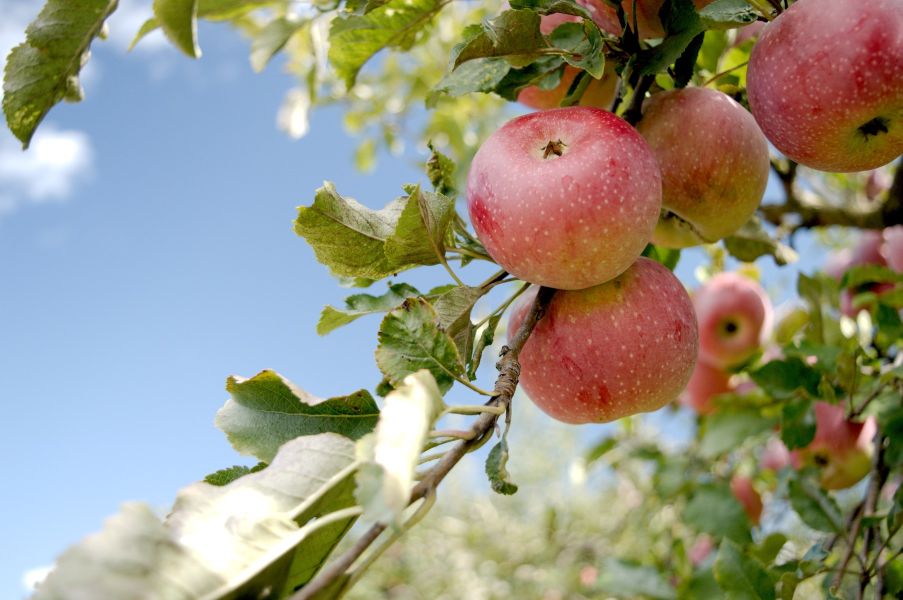
#> input picture 1/images/apples.jpg, 1805 x 1200 px, given in place of flamingo.jpg, which was not available (shown at 1/2 size); the run also reads 1 picture not shown here
$ python Assignment1.py
#> lines starting #> are read from the running program, lines starting #| are printed output that depends on the picture; pictures that were not available may be replaced by others from this repository, and a replacement may not be noted
import cv2
from PIL import Image
import matplotlib
matplotlib.use('TkAgg')
import matplotlib.pyplot as plot
import numpy as np

np.seterr(divide="ignore", invalid="ignore")

# Flamingo and Deer image in BGR formats
flamingo_img = cv2.imread('images/flamingo.jpg')
#> flamingo_img is the input picture: shape (1200, 1805, 3); mean B, G, R 129.8, 147.1, 149.9
deer_img = cv2.imread('images/deer.jpg')

# Flamingo and Deer image converted to RGB formats
flamingo_rgb = cv2.cvtColor(flamingo_img, cv2.COLOR_BGR2RGB)
deer_rgb = cv2.cvtColor(deer_img, cv2.COLOR_BGR2RGB)

# Beach and Diag2 image in BGR formats
beach_img = cv2.imread('images/beach.jpg')
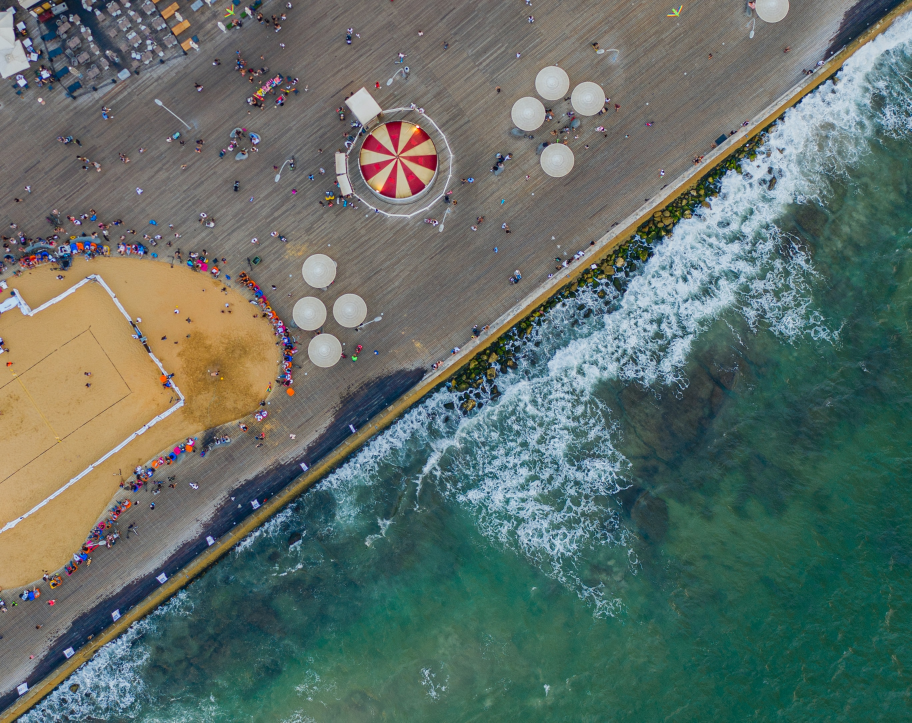
#> input picture 1/images/beach.jpg, 2734 x 2168 px (shown at 1/3 size)
#> beach_img is the input picture: shape (2168, 2734, 3); mean B, G, R 103.8, 110.9, 96.7

# Birdie image in BGR format
birdie_img = cv2.imread('images/birdie.jpg')
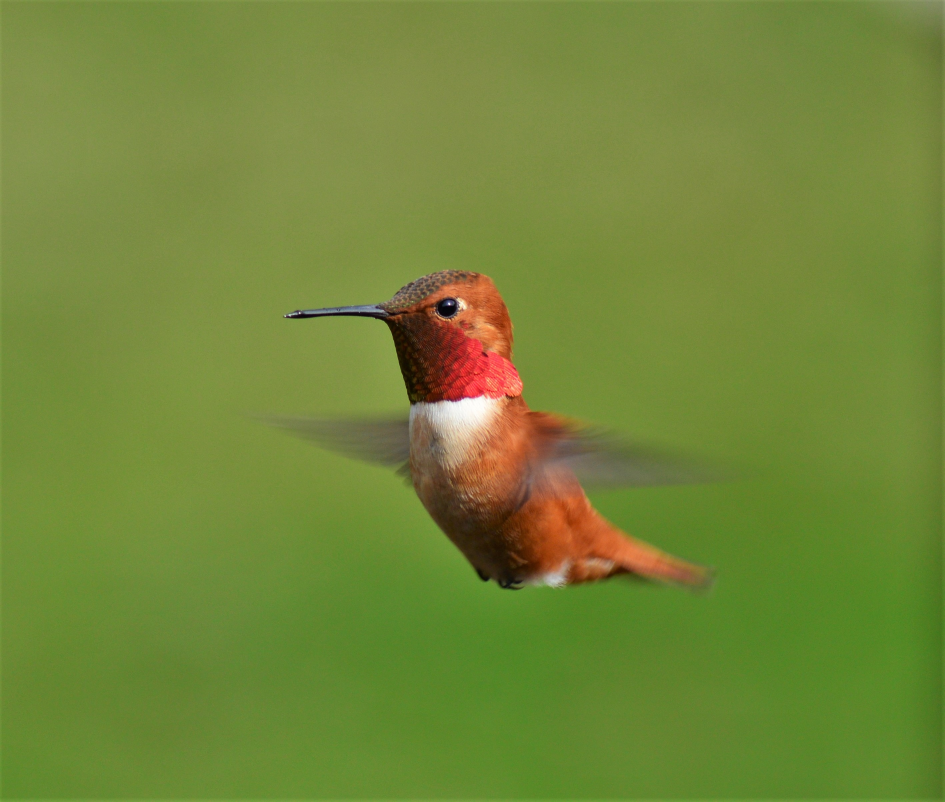
#> input picture 1/images/birdie.jpg, 2834 x 2406 px (shown at 1/3 size)
#> birdie_img is the input picture: shape (2406, 2834, 3); mean B, G, R 56.7, 135, 114.1

# Sheep image in BGR format
sheep_img = cv2.imread('images/sheep.jpg')
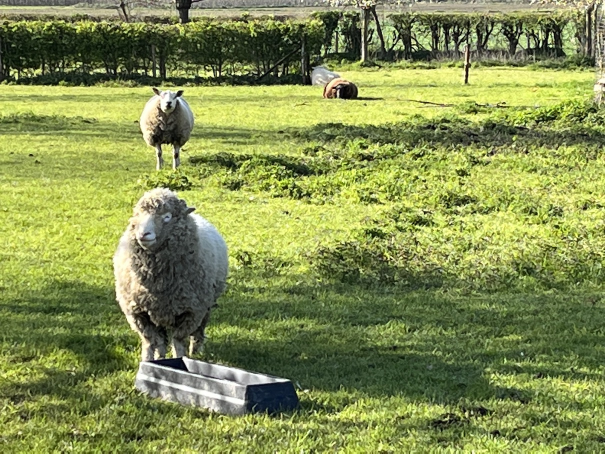
#> input picture 1/images/sheep.jpg, 1210 x 907 px (shown at 1/2 size)
#> sheep_img is the input picture: shape (907, 1210, 3); mean B, G, R 81.4, 143.2, 131.7

# Grid image in BGR format
palette_img = cv2.imread('images/palette.jpg')
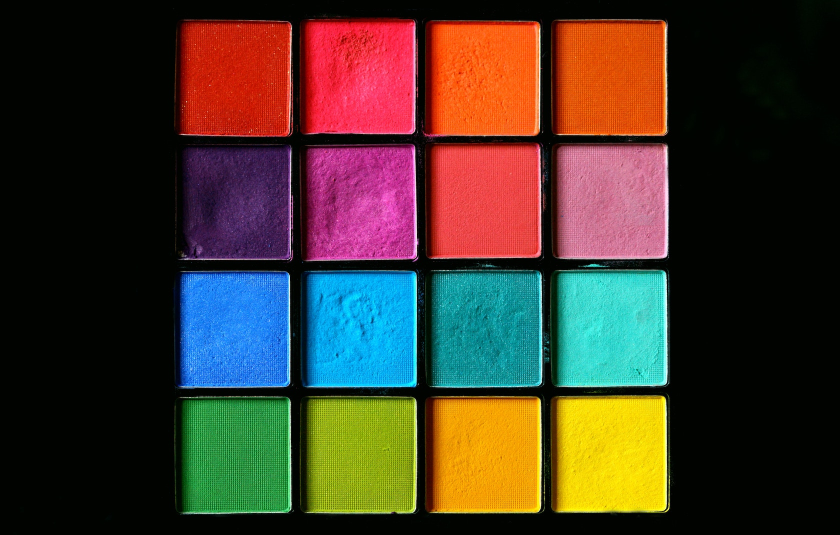
#> input picture 1/images/palette.jpg, 1680 x 1070 px (shown at 1/2 size)
#> palette_img is the input picture: shape (1070, 1680, 3); mean B, G, R 42.8, 55.5, 68.8

# This is my function to display images, where its first parameters can take in multiple images
# The second parameter is a default size of the frame of displayed images, which is changeable
# Then you can define the rows and columns for the subplots in the frame
# The titles parameter takes in multiple title names for the given images
# The mode parameter specifies whether you want it as an image, histogram or lineplot
# Lastly for the axis you can choose to have it on or off
def display_image(images, figsize=(20, 7), rows=None, cols=None, titles=None, mode='image', axis='off'):

    fig, axes = plot.subplots(rows, cols, figsize=figsize)
    if rows == 1 and cols == 1:
        axes = np.array([axes])
    axes = axes.flatten()

    for i, ax in enumerate(axes):
        if i < len(images):
            if mode == 'image':
                ax.imshow(images[i], cmap='gray')
            elif mode == 'histogram':
                ax.hist(images[i].ravel(), bins=256, color='gray')
            elif mode == 'lineplot':
                ax.plot(images[i])
            if titles is not None:
                ax.set_title(titles[i])
        if axis =='on':
            ax.axis('on')
        else:
            ax.axis('off')

    plot.show()

# THe parameters are each channel r,g,b and h,s,v extracted from both flamingo and deer images for display
def rgb_to_hsv(fr, fg, fb, fh, fs, fv, dr, dg, db, dh, ds, dv):

    # Here I create a plot of 2 rows and 6 cols to display all the 6 individual channels for the original images in RGB
    # and for the images converted to HSV
    channel_images = [fr, fg, fb, fh, fs, fv, dr, dg, db, dh, ds, dv]
    channel_images_titles = ['R channel', 'G channel', 'B channel', 'R channel', 'G channel', 'B channel', 'H channel', 'S channel', 'V channel', 'H channel', 'S channel', 'V channel']
    display_image(images=channel_images, rows=2, cols=6, titles=channel_images_titles)

    plot.show()

# This method does the histogram equalisation of the flamingo and deer images and displays them
def histogram_equalisation(fh, fs, fv, dh, ds, dv):

    # histogram equalization for for both images h,s,v component for flamingo
    fh_eq = cv2.equalizeHist(fh)
    fs_eq = cv2.equalizeHist(fs)
    fv_eq = cv2.equalizeHist(fv)

    # Here I merge the equalised channels back together
    fhsv_merge = cv2.merge((fh_eq, fs_eq, fv_eq))
    # I convert them back to RGB for display purposes
    fhsv_merge_eq = cv2.cvtColor(fhsv_merge, cv2.COLOR_HSV2RGB)
    # Here I merge the V equalised back witht he old H and S channel
    fhsv_merge_v = cv2.merge((fh, fs, fv_eq))
    # I convert them back to RGB for display purposes
    fhsv_merge_v_eq = cv2.cvtColor(fhsv_merge_v, cv2.COLOR_HSV2RGB)

    # histogram equalization for for both images h,s,v component for deer
    dh_eq = cv2.equalizeHist(dh)
    ds_eq = cv2.equalizeHist(ds)
    dv_eq = cv2.equalizeHist(dv)
    # Here I merge the equalised channels back together
    dhsv_merge = cv2.merge((dh_eq, ds_eq, dv_eq))
    # I convert them back to RGB for display purposes
    dhsv_merge_eq = cv2.cvtColor(dhsv_merge, cv2.COLOR_HSV2RGB)
    # Here I merge the V equalised back witht he old H and S channel
    dhsv_merge_v = cv2.merge((dh, ds, dv_eq))
    # I convert them back to RGB for display purposes
    dhsv_merge_v_eq = cv2.cvtColor(dhsv_merge_v, cv2.COLOR_HSV2RGB)

    # Here I display the color images for the histogram equalised images
    hsv_color_images_titles = ['HSV Equalised', 'HSV Equalised', 'V Equalised', 'V Equalised']
    hsv_color_images = [fhsv_merge_eq,  dhsv_merge_eq, fhsv_merge_v_eq, dhsv_merge_v_eq]
    display_image(images = hsv_color_images, figsize=(8, 5), rows=1, cols=4, titles=hsv_color_images_titles, mode='image')

    # Here I am displaying histograms consisting of the histogram equalsied channels merged
    merged_color_images_titles = ['HSV Equalised Flamingo', 'HSV Equalised Deer', 'V Equalised Flamingo', 'V Equalised Deer']
    merged_color_images = [fhsv_merge, dhsv_merge, fhsv_merge_v, dhsv_merge_v]
    display_image(images=merged_color_images, rows=1, cols=4, figsize=(10, 5), titles=merged_color_images_titles, mode='histogram')

    # Here I am displaying the histogram equalised channel images
    channel_color_images_titles = ['H Equalised Flamingo', 'S Equalised Flamingo', 'V Equalised Flamingo', 'H Equalised Deer', 'S Equalised Deer', 'V Equalised Deer']
    channel_color_images = [cv2.cvtColor(fh_eq, cv2.COLOR_GRAY2RGB), cv2.cvtColor(fs_eq, cv2.COLOR_GRAY2RGB), cv2.cvtColor(fv_eq, cv2.COLOR_GRAY2RGB), cv2.cvtColor(dh_eq, cv2.COLOR_GRAY2RGB), cv2.cvtColor(ds_eq, cv2.COLOR_GRAY2RGB), cv2.cvtColor(dv_eq, cv2.COLOR_GRAY2RGB)]
    display_image(images=channel_color_images, rows=2, cols=3, figsize=(10, 5), titles=channel_color_images_titles)

    plot.show()


def color_spaces():
    # I convert it to HSV from RGB, as I want to extract the h,s,v channels
    flamingo_hsv = cv2.cvtColor(flamingo_rgb, cv2.COLOR_RGB2HSV)
#> flamingo_hsv: shape (1200, 1805, 3); mean H, S, V 58.9, 111.6, 172.9
    deer_hsv = cv2.cvtColor(deer_rgb, cv2.COLOR_RGB2HSV)

    # We extract the r,g,b values from both images for displaying later
    fr, fg, fb = cv2.split(flamingo_rgb)
    dr, dg, db = cv2.split(deer_rgb)

    # We extract the h,s,v values from both images for displaying later
    fh, fs, fv = cv2.split(flamingo_hsv)
    dh, ds, dv = cv2.split(deer_hsv)

    # I am converting each channel back into RGB for display purposes
    fh_rgb = cv2.cvtColor(fh, cv2.COLOR_GRAY2RGB)
    fs_rgb = cv2.cvtColor(fs, cv2.COLOR_GRAY2RGB)
    fv_rgb = cv2.cvtColor(fv, cv2.COLOR_GRAY2RGB)
    dh_rgb = cv2.cvtColor(dh, cv2.COLOR_GRAY2RGB)
    ds_rgb = cv2.cvtColor(ds, cv2.COLOR_GRAY2RGB)
    dv_rgb = cv2.cvtColor(dv, cv2.COLOR_GRAY2RGB)

    # This method is to display all channels of both images, r,g,b and h,s,v
    rgb_to_hsv(fr, fg, fb, dr, dg, db, fh_rgb, fs_rgb, fv_rgb, dh_rgb, ds_rgb, dv_rgb)
    # This method displays resulting histogram, histogram equalised channels and color images
    histogram_equalisation(fh, fs, fv, dh, ds, dv)
#> in histogram_equalisation, `fhsv_merge_v = cv2.merge((fh, fs, fv_eq))`: fhsv_merge_v: shape (1200, 1805, 3); mean H, S, V 58.9, 111.6, 128.2
#> in histogram_equalisation, `dh_eq = cv2.equalizeHist(dh)`:
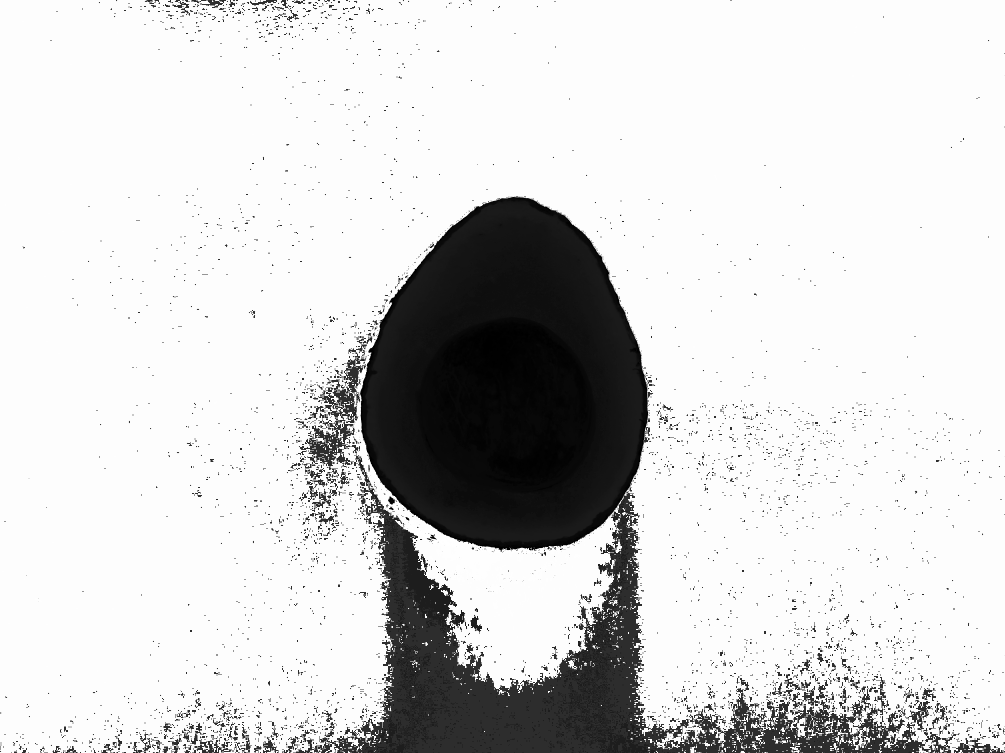
#> dh_eq: shape (6024, 8040) (shown at 1/8 size); min 0, max 255, mean 212.7
#> in histogram_equalisation, `ds_eq = cv2.equalizeHist(ds)`:
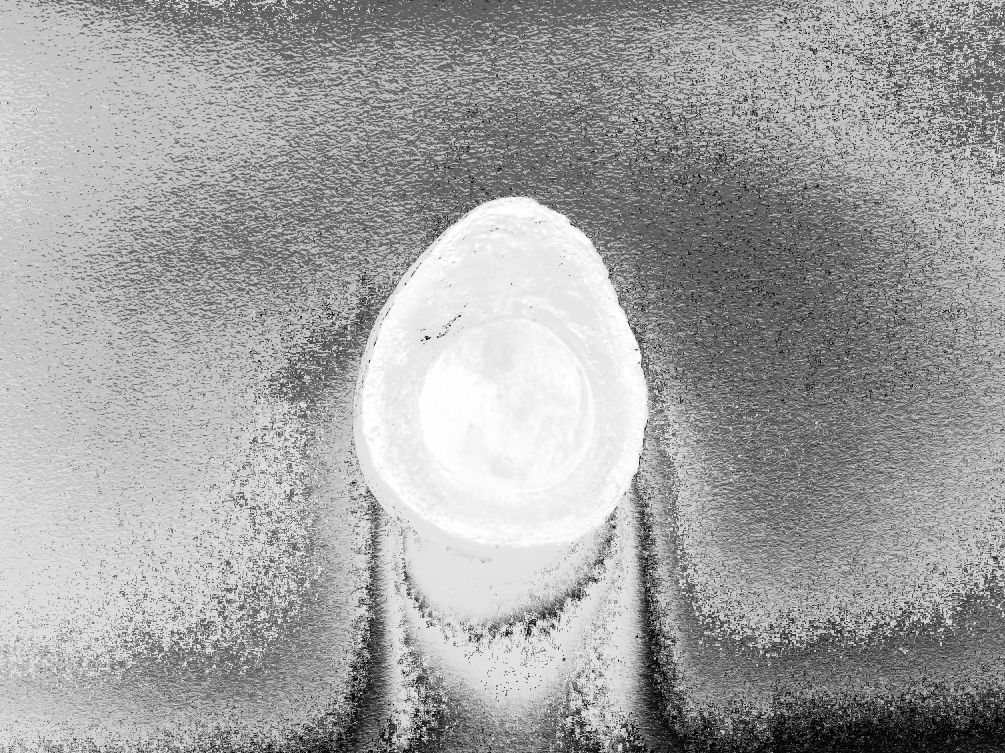
#> ds_eq: shape (6024, 8040) (shown at 1/8 size); min 0, max 255, mean 161.7
#> in histogram_equalisation, `dv_eq = cv2.equalizeHist(dv)`:
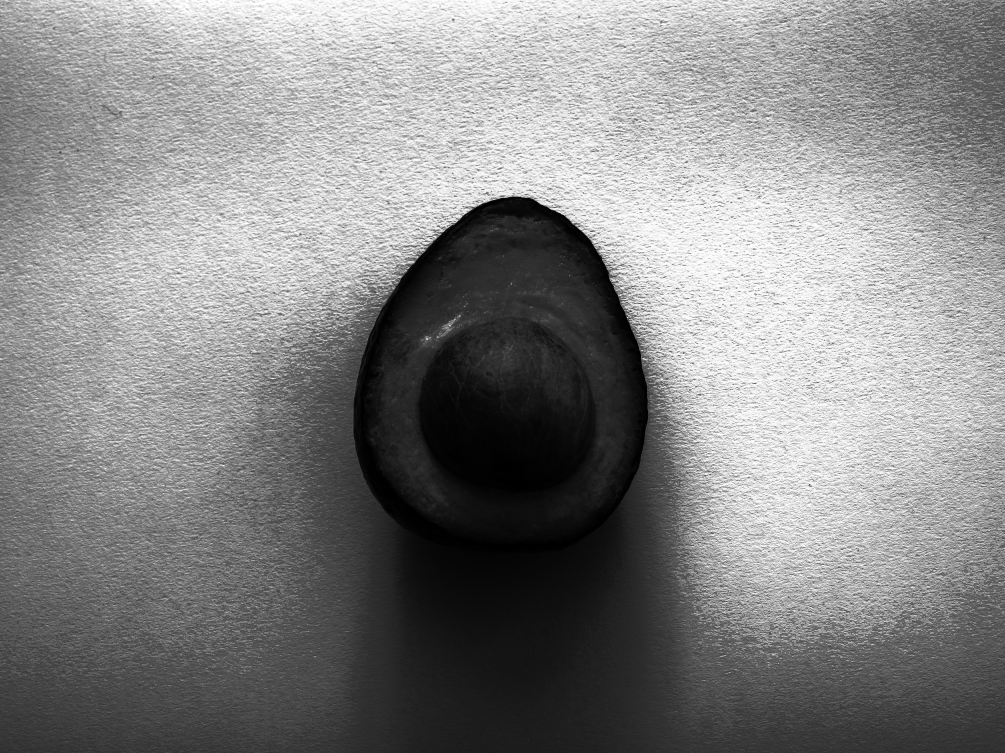
#> dv_eq: shape (6024, 8040) (shown at 1/8 size); min 0, max 255, mean 133.7

# This is my kernel filter for 45 degrees
# [199 lines left out: functions diagonal_kernel, inverse_diagonal_kernel, edge_detection_filter, salt_pepper_noise, gaussian_noise, distance_computation and 4 more, not called in this run]

def main():
    color_spaces()
    # [4 lines of commented-out code are left out]


#> (the run stopped early here; a loop or call above may not have finished)
